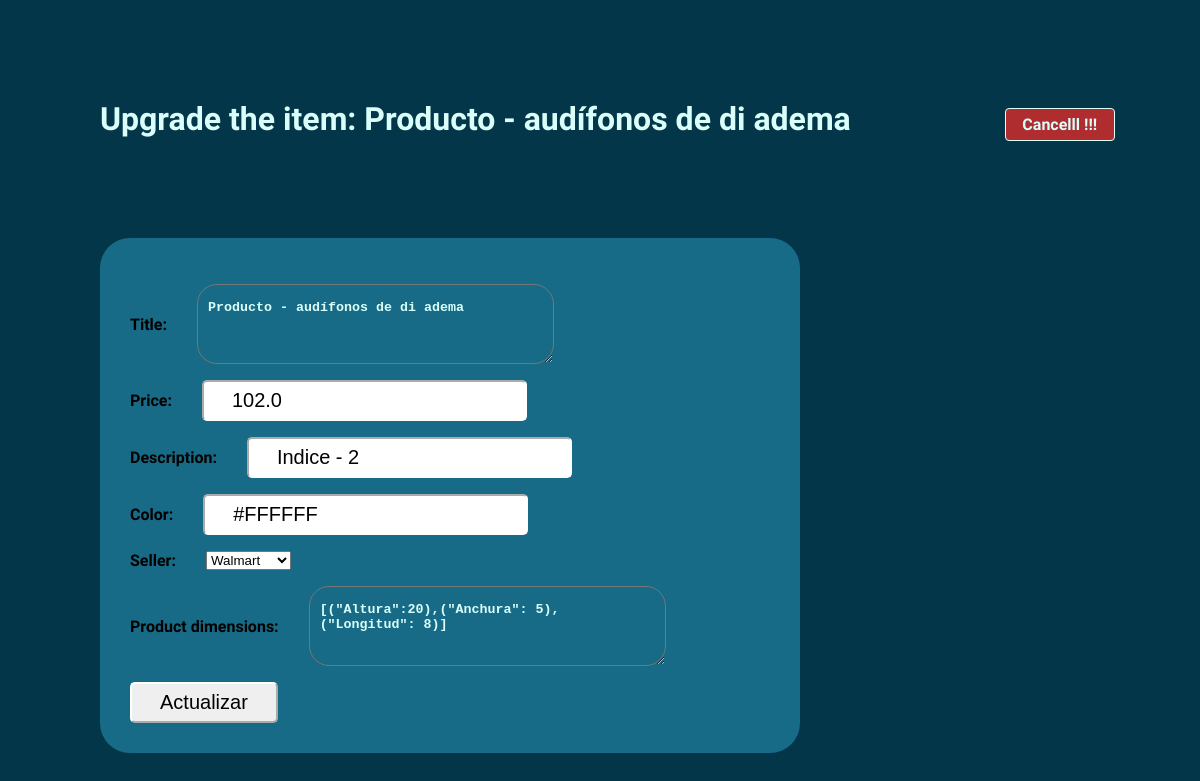
The page /update_view/5 on the database its author committed.
### dear_app/models.py (models this page shows, shortened)
class Product(models.Model):
    title = models.TextField(max_length=100, default='Prducto nuevo')
    price = models.FloatField(default=100)
    description = models.CharField(max_length=100,default='On sale')
    color = ColorField(null = True)
    seller = models.ForeignKey(Market,on_delete=models.CASCADE,null=True, blank=True)
    product_dimensions = models.TextField(default='[("Altura":20),("Anchura": 5),("Longitud": 8)]')
    slug = models.SlugField(db_index=True, blank = True,default='new-product')

### dear_app/views.py (the view)
# urls.py: path('update_view/<int:product_id>', update_view, name='update_view'),
def update_view(request, product_id=None):
    instance = get_object_or_404(Product, id=product_id)
    form = ProductModelForm(request.POST or None, instance=instance)
    if form.is_valid():
        instance = form.save(commit=False)
        instance.save()
        messages.success(request,'Producto actualizado con éxito!!!')
        return HttpResponseRedirect(f'/detail_view/{instance.id}')
    context = {
        'form': form,
        'product': instance
    }
    return render(request, 'pages/update_view.html', context)

### dear_app/forms.py
class ProductModelForm(forms.ModelForm):
    class Meta:
        model = Product
        fields = [
            'title',
            'price',
            'description',
            'color',
            'seller',
            'product_dimensions'
        ]

### dear_app/models.py (called while the page is built)
    def __str__(self):
        return self.name

### dear_app/templates/pages/update_view.html (shortened to what this page needs)
{% load static %}
<!DOCTYPE html>
<html lang="en">
<head>
    <link rel='stylesheet' href="{% static 'dear_app/update.css' %}">
</head>
<body>
    <div>
        <h1>Upgrade the item: {{product.title}}</h1>
        <a href='/detail_view/{{product.id}}'>Cancelll !!!</a>
    </div>
    <form method='POST' action=''>
        {{form.as_p}}
        <input type='submit' value='Actualizar'>
    </form>
</body>
</html>

### dear_app/static/dear_app/update.css (style rules this page uses)
:root { --var1: inline-block; --var2: 100px; --var3: white; }
*,*:before,*:after { box-sizing: border-box; }
body,html { height: 100%; }
body { padding: 0; margin: 0; font-family: 'REM', sans-serif; background-color: rgb(4, 54, 74); color: black; }
h1 { color: rgb(218, 255, 251); display: var(--var1); margin: var(--var2); }
a { padding: 6px 10px; background-color: rgba(201, 44, 44, 0.875); text-decoration: none; color: rgb(218, 255, 251); border: 1.5px solid; margin-left: 50px; font-weight: bold; width: 110px; display: inline-block; text-align: center; border-radius: 4px; }
form { background-color: rgb(23, 107, 135); padding: 8px 5px; display: var(--var1); width: 700px; margin-left: var(--var2); padding: 30px; border-radius: 30px; font-weight: bold; }
input { padding: 7px 28px; color: color; border-radius: 5px; border-color: var(--var3); font-size: 20px; }
label { margin-right: 30px; }
p { border-radius: 30px; display: flex; align-items: center; }
textarea { border-radius: 20px; padding: 15px 10px; background-color: rgb(23, 107, 135); color: rgb(218, 255, 251); font-weight: bold; height: 80px; }

### rows shown on the page
Product: title "Producto - audífonos de di adema", price "102.0", description "Indice - 2", color "#FFFFFF", seller "Walmart", product_dimensions "[(\"Altura\":20),(\"Anchura\": 5),(\"Longitud\": 8)]"
